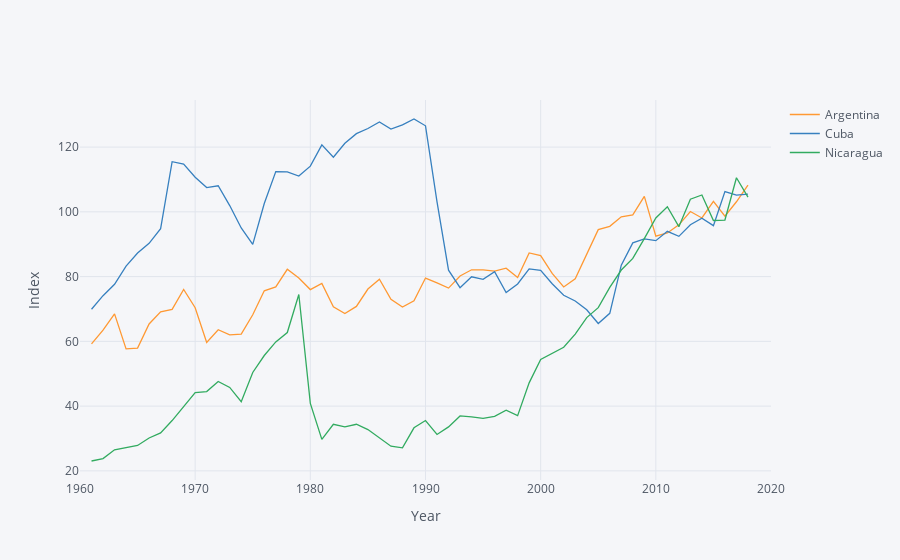

Write notebook code for a chart like this one.
### Code cell
vars = {"AG.PRD.LVSK.XD":"Livestock index"}

livestock = fix_date_index(wbdata.get_dataframe(vars,country=use)).squeeze().unstack('country')

livestock.iplot(xTitle="Year",yTitle="Index")
